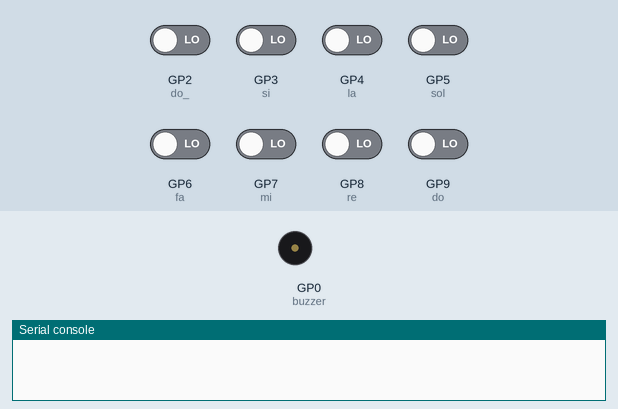
The program below on a simulated Raspberry Pi Pico running MicroPython. Shown: buzzer (waves = sounding), the last lines printed to the serial console. The test bench sets the inputs (shaded band); at power-on: GP2 (do_), GP3 (si), GP4 (la), GP5 (sol), GP6 (fa), GP7 (mi), GP8 (re), GP9 (do) LOW.

Above: at 1.2 s.
1.3 s: GP2 (do_) driven HIGH
At 2.0 s:
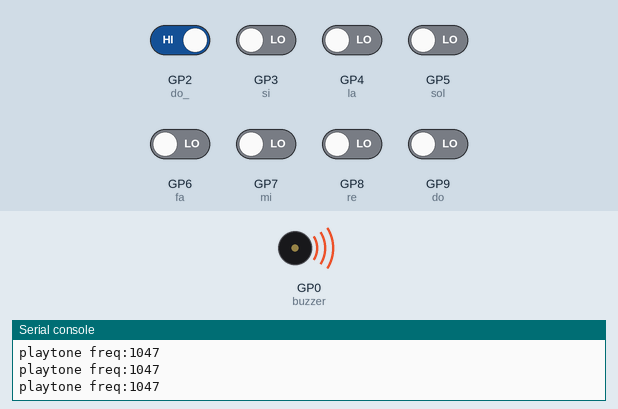
2.8 s: GP9 (do) driven HIGH
4.7 s: GP2 (do_) driven LOW
At 5.6 s:
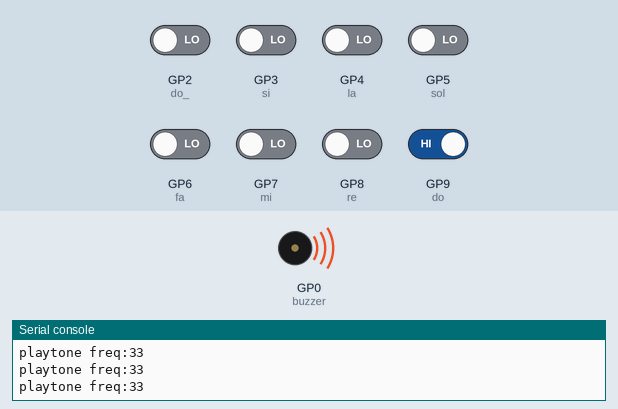
6.2 s: GP3 (si) driven HIGH
At 7.0 s:
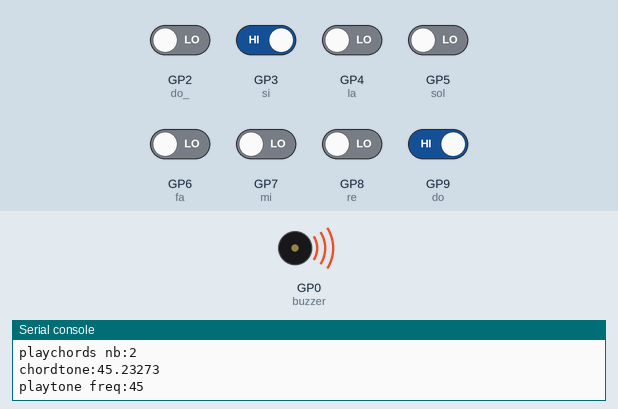
7.7 s: GP4 (la) driven HIGH
At 8.6 s:
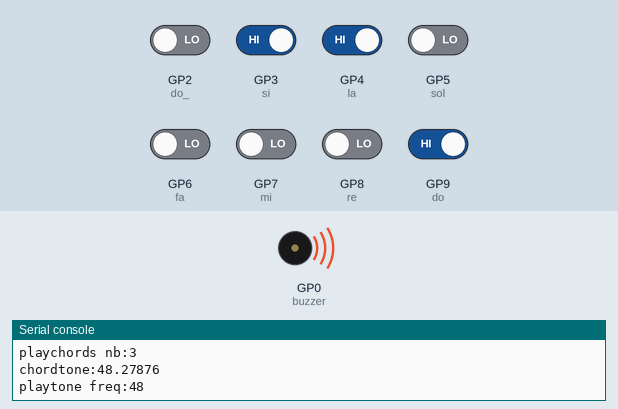
9.2 s: GP5 (sol) driven HIGH
Timing chart, 0 to 11.7 s (numbered marks = the images above; inputs shaded):
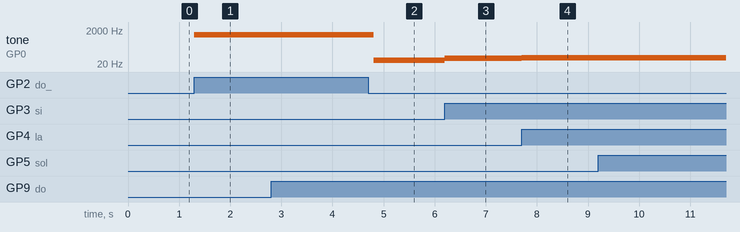

The program:

main.py
```python
from machine import ADC, Pin, PWM
from utime import sleep, sleep_ms
import math

tones = {
"B0": 31,
"C1": 33, "CS1": 35, "D1": 37, "DS1": 39, "E1": 41, "F1": 44, "FS1": 46, "G1": 49, "GS1": 52, "A1": 55, "AS1": 58, "B1": 62,
"C2": 65, "CS2": 69, "D2": 73, "DS2": 78, "E2": 82, "F2": 87, "FS2": 93, "G2": 98, "GS2": 104, "A2": 110, "AS2": 117, "B2": 123,
"C3": 131, "CS3": 139, "D3": 147, "DS3": 156, "E3": 165, "F3": 175, "FS3": 185, "G3": 196, "GS3": 208, "A3": 220, "AS3": 233, "B3": 247,
"C4": 262, "CS4": 277, "D4": 294, "DS4": 311, "E4": 330, "F4": 349, "FS4": 370, "G4": 392, "GS4": 415, "A4": 440, "AS4": 466, "B4": 494,
"C5": 523, "CS5": 554, "D5": 587, "DS5": 622, "E5": 659, "F5": 698, "FS5": 740, "G5": 784, "GS5": 831, "A5": 880, "AS5": 932, "B5": 988,
"C6": 1047, "CS6": 1109, "D6": 1175, "DS6": 1245, "E6": 1319, "F6": 1397, "FS6": 1480, "G6": 1568, "GS6": 1661, "A6": 1760, "AS6": 1865, "B6": 1976,
"C7": 2093, "CS7": 2217, "D7": 2349, "DS7": 2489, "E7": 2637, "F7": 2794, "FS7": 2960, "G7": 3136, "GS7": 3322, "A7": 3520, "AS7": 3729, "B7": 3951,
"C8": 4186, "CS8": 4435, "D8": 4699, "DS8": 4978
}

# only cdefgab (no black notes) from 1st to 7th octave
tones_list = [
    [33, 37, 41, 44, 49, 55, 62],                   #1
    [65, 73, 82, 87, 98, 110, 123],                 #2
    [131, 147, 165, 175, 196, 220, 247],            #3
    [262, 294, 330, 349, 392, 440, 494],            #4
    [523, 587, 659, 698, 784, 880, 988],            #5
    [1047, 1175, 1319, 1397, 1568, 1760, 1976],     #6
    [2093, 2349, 2637, 2794, 3136, 3520, 3951],     #7
    [4186]                                          #8
]

def playtone(frequency, buzzer):
    buzzer.duty_u16(6000)
    print(f"playtone freq:{frequency}")
    buzzer.freq(frequency)


def octave_change(octave: int) -> int:
    sleep_ms(200)
    if octave < 7:
        print(f"octave to:{octave+1}")
        return octave + 1
    print("octave to:1")
    return 1

def playchords(pressed: list, octave: int, buzzer, nb: int):
    pow_div = 1.0 / nb
    value = 1.0
    print(f"playchords nb:{nb}")

    for i in range(len(pressed)):
        if pressed[i] == 1:
            value *= tones_list[octave-1][i]
            # the minor do must be handled separetly
    chord_tone = math.pow(value, pow_div)
    print(f"chordtone:{chord_tone}")
    playtone(int(chord_tone), buzzer)


def do_action(pressed, octave, buzzer) -> int:
    nb = 0
    for x in pressed:
        if x == 1:
            nb+=1
    if nb == 0:
        bequiet(buzzer)
    elif nb == 1:
        if pressed[7] == 1:
            playtone(tones_list[octave][0], buzzer)
        else:
            playtone(tones_list[octave-1][pressed.index(1)], buzzer)
    elif nb == 2 and pressed[0] == 1 and pressed[-1] == 1:
        return octave_change(octave)
    else:
        playchords(pressed, octave, buzzer, nb)
    return octave

def bequiet(buzzer):
    buzzer.duty_u16(0)

def main():

    buzzer = PWM(Pin(0))
    do_ = Pin(2, Pin.IN)
    si = Pin(3, Pin.IN)
    la = Pin(4, Pin.IN)
    sol = Pin(5, Pin.IN)
    fa = Pin(6, Pin.IN)
    mi = Pin(7, Pin.IN)
    re = Pin(8, Pin.IN)
    do = Pin(9, Pin.IN)

    octave = 5
    bequiet(buzzer)
    while True:
        pressed = [0, 0, 0, 0, 0, 0, 0, 0]
        if do.value() == 1:
            pressed[0] = 1
        if re.value() == 1:
            pressed[1] = 1
        if mi.value() == 1:
            pressed[2] = 1
        if fa.value() == 1:
            pressed[3] = 1
        if sol.value() == 1:
            pressed[4] = 1
        if la.value() == 1:
            pressed[5] = 1
        if si.value() == 1:
            pressed[6] = 1
        if do_.value() == 1:
            pressed[7] = 1
        #pressed = [do.value(), re.value() etc]
        octave = do_action(pressed, octave, buzzer)

main()
```

Measured:
- after the input at 1.3 s, tone on GP0 (buzzer): silent → 1047 Hz at once
- after the input at 4.7 s, tone on GP0 (buzzer): 1047 Hz → 33 Hz after 0.11 s
- after the input at 6.2 s, tone on GP0 (buzzer): 33 Hz → 45 Hz at once
- after the input at 7.7 s, tone on GP0 (buzzer): 45 Hz → 48 Hz at once
